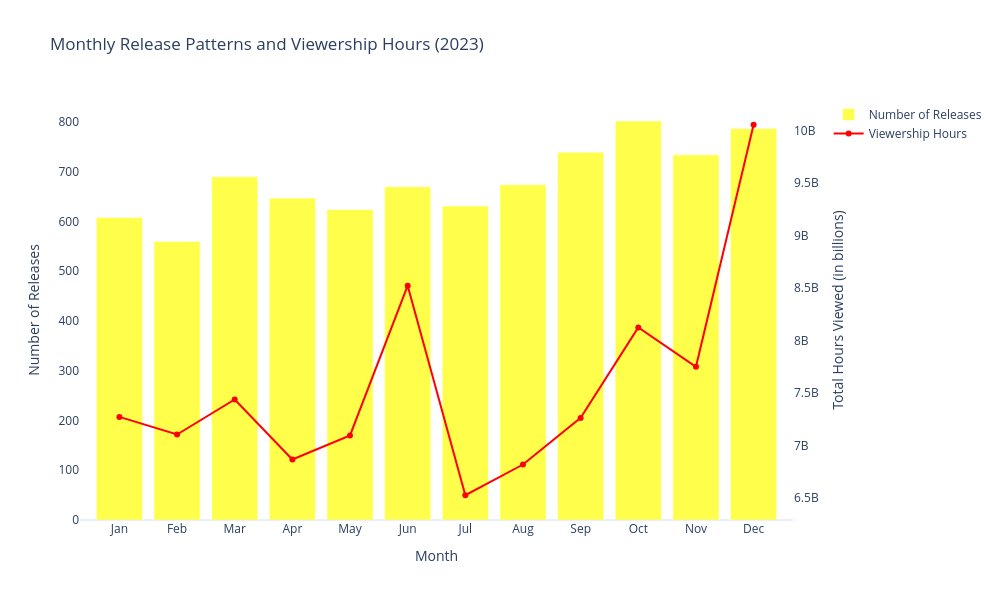

The code cell stored with this chart in its notebook:
### Code cell
monthly_releases = netflix_data['Release Month'].value_counts().sort_index()

monthly_viewership = netflix_data.groupby('Release Month')['Hours Viewed'].sum()

fig = go.Figure()

fig.add_trace(
    go.Bar(
        x=monthly_releases.index,
        y=monthly_releases.values,
        name='Number of Releases',
        marker_color='yellow', 
        opacity=0.7,
        yaxis='y1'
    )
)

fig.add_trace(
    go.Scatter(
        x=monthly_viewership.index,
        y=monthly_viewership.values,
        name='Viewership Hours',
        mode='lines+markers',
        marker=dict(color='red'),
        line=dict(color='red'),
        yaxis='y2'
    )
)

fig.update_layout(
    title='Monthly Release Patterns and Viewership Hours (2023)',
    xaxis=dict(
        title='Month',
        tickmode='array',
        tickvals=list(range(1, 13)),
        ticktext=['Jan', 'Feb', 'Mar', 'Apr', 'May', 'Jun', 'Jul', 'Aug', 'Sep', 'Oct', 'Nov', 'Dec']
    ),
    yaxis=dict(
        title='Number of Releases',
        showgrid=False,
        side='left'
    ),
    yaxis2=dict(
        title='Total Hours Viewed (in billions)',
        overlaying='y',
        side='right',
        showgrid=False
    ),
    legend=dict(
        x=1.05,  
        y=1,
        orientation='v',
        xanchor='left'
    ),
    height=600,
    width=1000
)

fig.show()

### Figure 1 — Plotly figure (JSON) as saved in the notebook; plotly's stock layout.template omitted (floating-point values rounded to 4 significant figures)
{"data": [{"marker": {"color": "yellow"}, "name": "Number of Releases", "opacity": 0.7, "type": "bar", "x": [1.0, 2.0, 3.0, 4.0, 5.0, 6.0, 7.0, 8.0, 9.0, 10.0, 11.0, 12.0], "y": [608, 560, 690, 647, 624, 670, 631, 674, 739, 802, 734, 787], "yaxis": "y"}, {"line": {"color": "red"}, "marker": {"color": "red"}, "mode": "lines+markers", "name": "Viewership Hours", "type": "scatter", "x": [1.0, 2.0, 3.0, 4.0, 5.0, 6.0, 7.0, 8.0, 9.0, 10.0, 11.0, 12.0], "y": [7272000000.0, 7104000000.0, 7437000000.0, 6866000000.0, 7095000000.0, 8522000000.0, 6525000000.0, 6818000000.0, 7262000000.0, 8123000000.0, 7750000000.0, 10060000000.0], "yaxis": "y2"}], "layout": {"height": 600, "legend": {"orientation": "v", "x": 1.05, "xanchor": "left", "y": 1}, "title": {"text": "Monthly Release Patterns and Viewership Hours (2023)"}, "width": 1000, "xaxis": {"tickmode": "array", "ticktext": ["Jan", "Feb", "Mar", "Apr", "May", "Jun", "Jul", "Aug", "Sep", "Oct", "Nov", "Dec"], "tickvals": [1, 2, 3, 4, 5, 6, 7, 8, 9, 10, 11, 12], "title": {"text": "Month"}}, "yaxis": {"showgrid": false, "side": "left", "title": {"text": "Number of Releases"}}, "yaxis2": {"overlaying": "y", "showgrid": false, "side": "right", "title": {"text": "Total Hours Viewed (in billions)"}}}}
